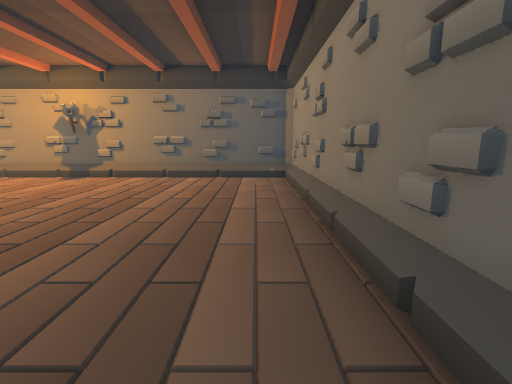
View 1 (above)

17 first-person views from a walk through a level from a Godot 3-D game. The camera is 1.3 m above the floor, tilts 10° down and sees 85° across. The floor is counted in squares, 1 m on a side. Each view is taken from the middle of a square. On the plan, view 1 faces up. The plan holds only what a view shows up to about 13 squares ahead; the rest is blank. Some surface patterns are stand-ins.

View 2
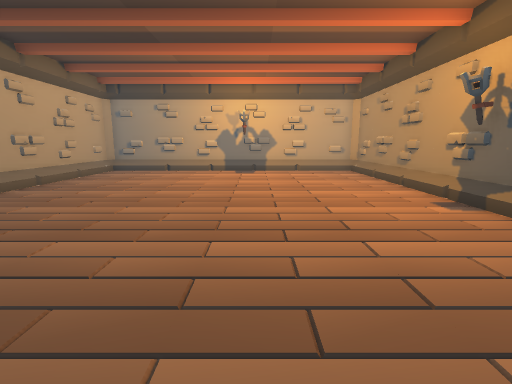

View 3
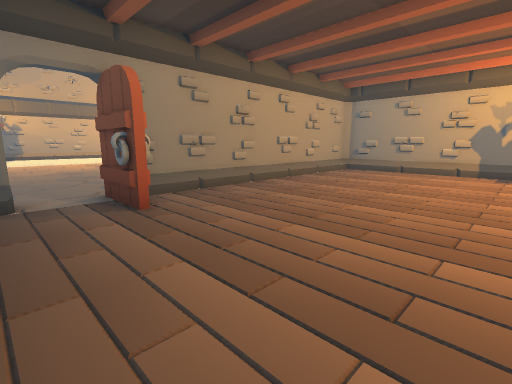

View 4
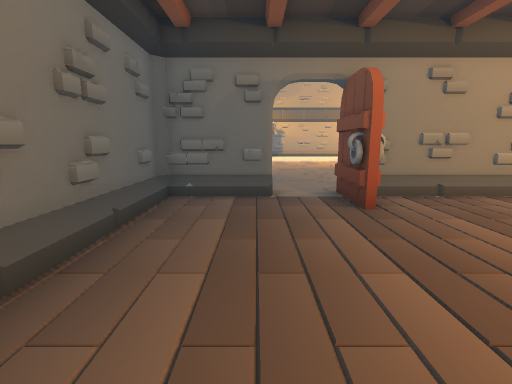

View 5
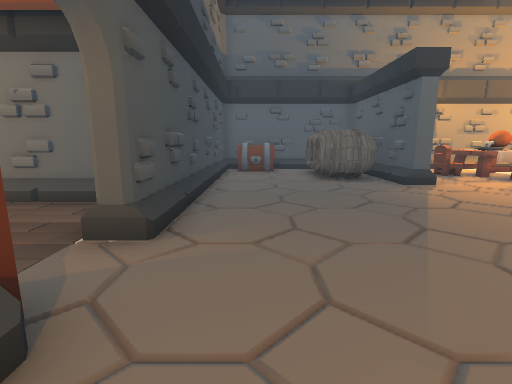

View 6
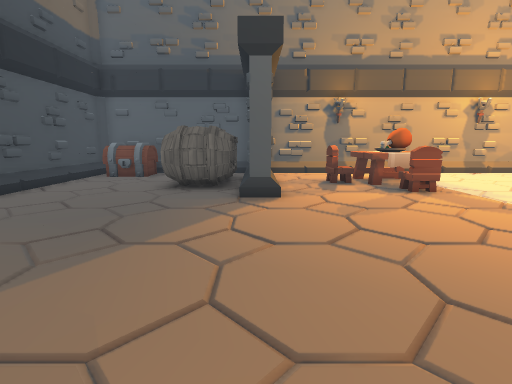

View 7
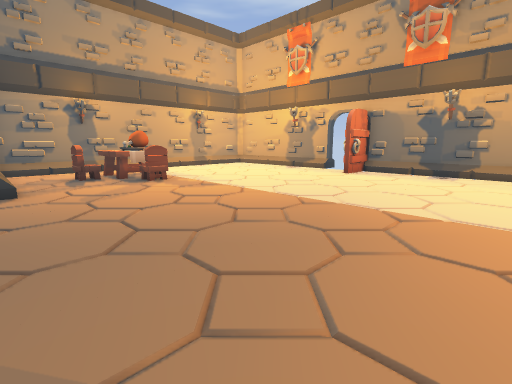

View 8
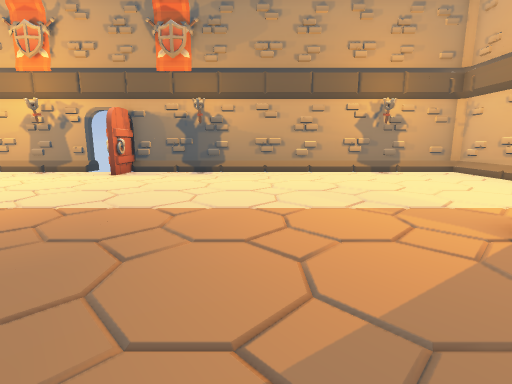

View 9
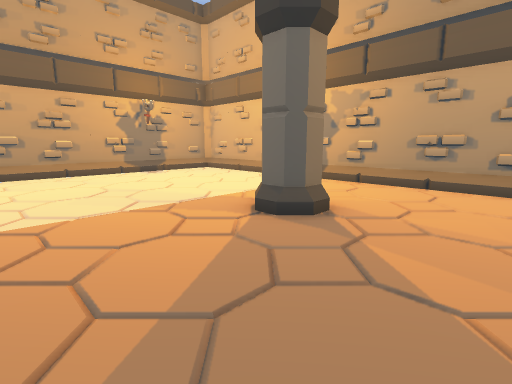

View 10
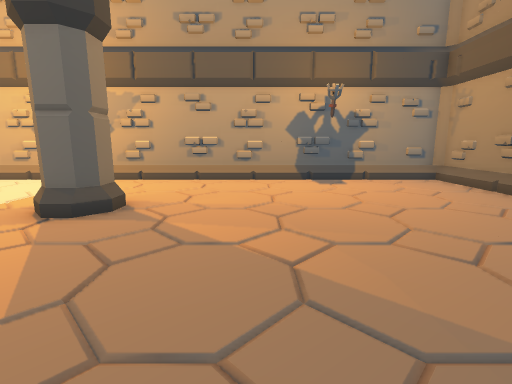

View 11
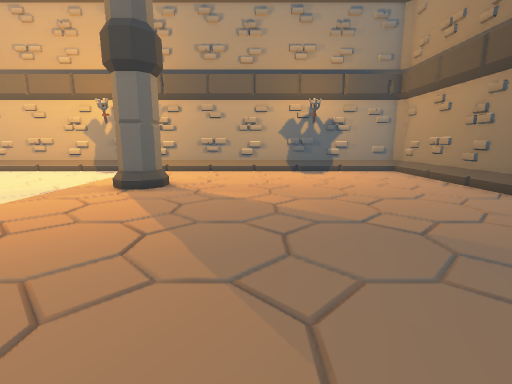

View 12
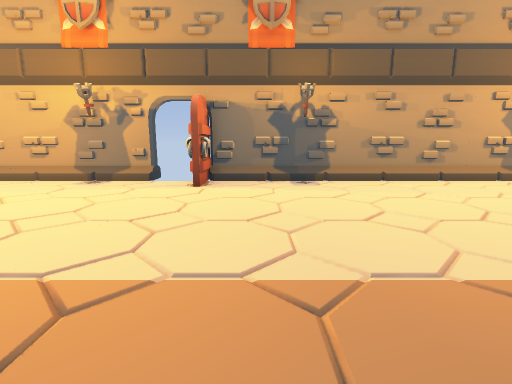

View 13
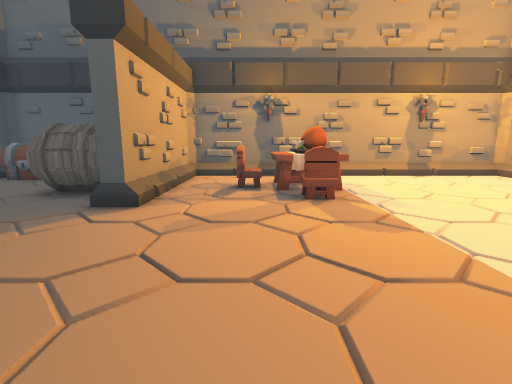

View 14
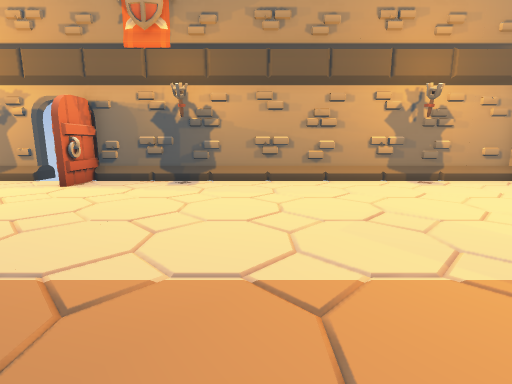

View 15
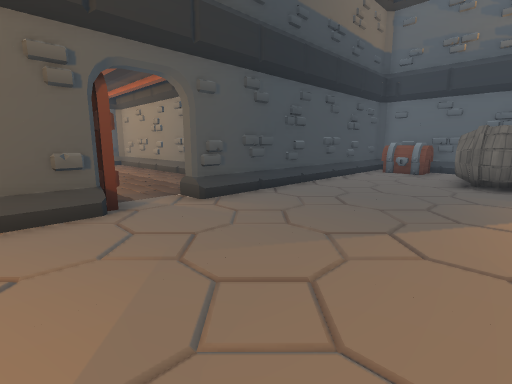

View 16
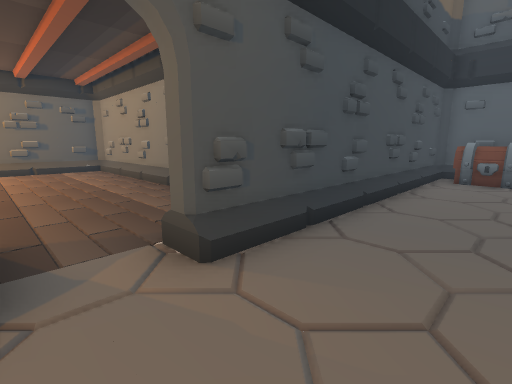

View 17
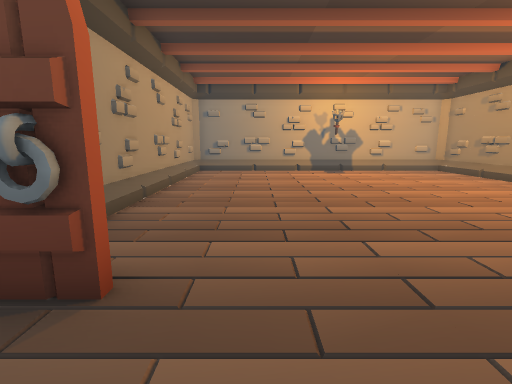

### Floor plan
Key: @ floor where view 1 was taken; # wall or solid block; . floor; / step, stairs or slope; C chest; B barrel; H chair; T table; P pillar.
Columns run from 14 left of view 1 to 10 right of it. Each row starts with its distance up from view 1.
 11 #################
 10 #............../#
  9 #............../#
  8 #............../#
  7 #............../#
  6 #............../#
  5 #............../#
  4 #............../#
  3 #............../#
  2 #............../#
  1 #............../#
  0 #..........#..@/#
 -1 ############.###########
 -2 #.....................C#
 -3 #.....................CC
 -4 #.....................C.#
 -5 #.......................#
 -6 #..................BBBB.#
 -7 #..................BBBB.#
 -8 #.................#######
 -9 #....................../#
-10 #....................../#
-11 #...PP..............HH./#
-12 #...PP............H.TT./#
-13 #.................H.TT./#
-14 #....................../#
-15 #....................../#
-16 #....................../#
-17 #....................../#
-18 #....................../#
-19 #....................../#
-20 #..............#......./#
-21 ################ ########

Where each view was taken, in squares from view 1:
view 1: 0 up, 0 right, facing up
view 2: 6 up, 1 left, facing left
view 3: 6 up, 1 left, facing down-left
view 4: 6 up, 1 left, facing down
view 5: 3 down, 5 left, facing right
view 6: 8 down, 3 left, facing right
view 7: 8 down, 5 left, facing down-right
view 8: 8 down, 5 left, facing down
view 9: 8 down, 5 left, facing down-left
view 10: 8 down, 4 left, facing left
view 11: 8 down, 1 left, facing left
view 12: 11 down, 1 left, facing down
view 13: 11 down, 2 left, facing right
view 14: 11 down, 5 left, facing down
view 15: 7 down, 5 left, facing up-right
view 16: 4 down, 3 left, facing up-right
view 17: 2 up, 1 left, facing left
